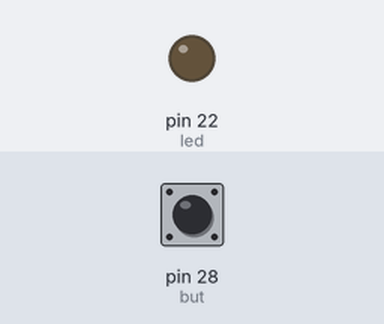
The sketch below on a simulated Arduino Mega 2560, built with avr-gcc and run on an emulated ATmega2560. Parts: output pins drawn as LEDs (lit = HIGH). The test bench sets the inputs (shaded band); at power-on: pin 28 (but) HIGH.

Above: at 1.2 s.
1.3 s: pin 28 (but) pulled LOW for 0.15 s
At 1.6 s:
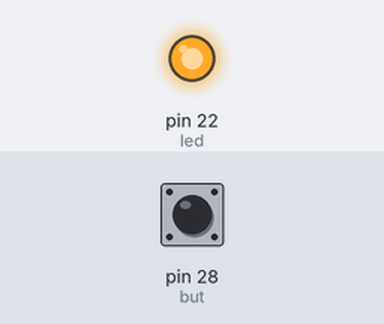
2.9 s: pin 28 (but) pulled LOW for 1 s
At 4.0 s:
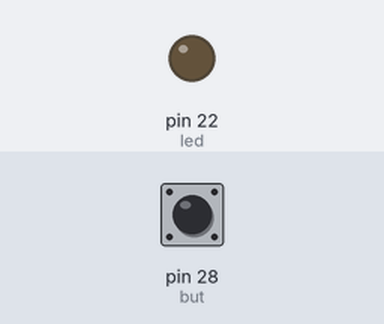
5.4 s: pin 28 (but) pulled LOW for 3.2 s
At 5.9 s:
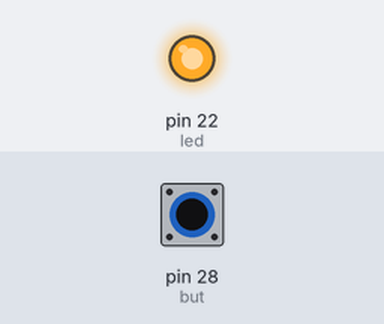
Timing chart, 0 to 8.4 s (numbered marks = the images above; inputs shaded):
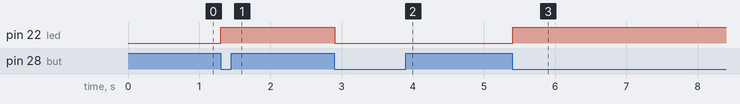

Measured:
- after the input at 1.3 s, pin 22 (led): LOW → HIGH at once
- after the input at 2.9 s, pin 22 (led): HIGH → LOW at once
- after the input at 5.4 s, pin 22 (led): LOW → HIGH at once

The sketch:

pushled.ino
```cpp
#define led 22
#define but 28
void setup() {
  pinMode(led, OUTPUT);
  pinMode(but, INPUT);

}

void loop() {
  while(digitalRead(but) == 1){ //se botao for apertado
  delay(5);
   if(digitalRead(but) == 0){
   if(digitalRead(led)== 0){ //e led estiver apagado
     digitalWrite(led,HIGH); //acendo-o
     delay(10);
   }
   else{                    //e led estiver aceso
    digitalWrite(led,LOW); //
     delay(10);
   }
  }}

}
```
